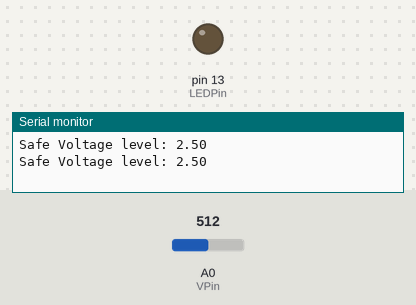
Simulated run of this sketch. Board: Arduino Uno, built with avr-gcc and run on an emulated ATmega328P. On the bench: output pins drawn as LEDs (lit = HIGH), the last lines printed to the serial monitor. The test bench sets the inputs (shaded band); at power-on: A0 (VPin) = 512.

Above: at 1.8 s.
1.9 s: A0 (VPin) set to 806
4.5 s: A0 (VPin) set to 833
At 5.4 s:
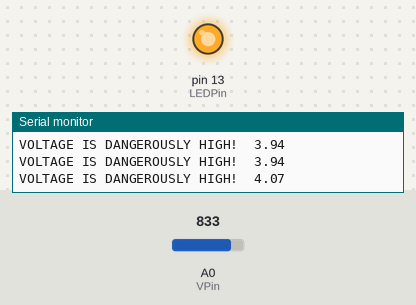
6.5 s: A0 (VPin) set to 716
At 8.2 s:
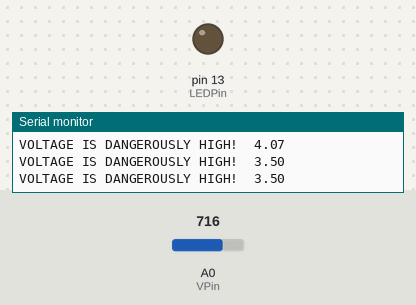
8.5 s: A0 (VPin) set to 900
At 9.8 s:
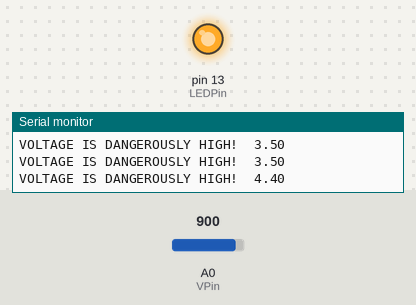
Timing chart, 0 to 11.5 s (numbered marks = the images above; inputs shaded):
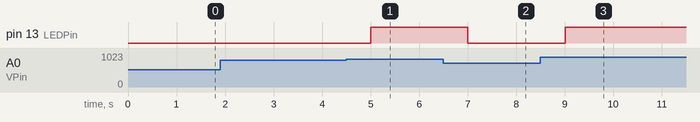

The sketch:

if-else.ino
```cpp
int LEDPin = 13;
int VPin = A0;
void setup() {

  Serial.begin(9600);
  pinMode(LEDPin, OUTPUT);
}

void loop() {
  // Get voltage values from the potentiometer
  int readV = analogRead(VPin);
  float V = (5.0/1023.0) * readV;

  // If the value is more than 3V light LED and print warning
  if(V > 3.0){
    // LED to light more as Voltage increases
    // Find difference between 5 and V
    float diff = V - 3.0;
    // Do diff * 255 / 2 and pass value as analogWrite to LED
    int VLED = diff * (255.0 / 2.0);
    analogWrite(LEDPin, VLED);

    Serial.print("VOLTAGE IS DANGEROUSLY HIGH!  ");
    Serial.println(V);
  }
  // Else turn off LED and print sth
  else{
    digitalWrite(LEDPin, LOW);
    Serial.print("Safe Voltage level: ");
    Serial.println(V);
  }
  // Delay
  delay(1000);
}
```

Measured:
- the behaviour switches between 819 and 820 on A0 (VPin) (found by bisection; images 0 and 1)
- after the input at 4.5 s, pin 13 (LEDPin): LOW → HIGH after 0.50 s
- after the input at 6.5 s, pin 13 (LEDPin): HIGH → LOW after 0.51 s
- after the input at 8.5 s, pin 13 (LEDPin): LOW → HIGH after 0.51 s
